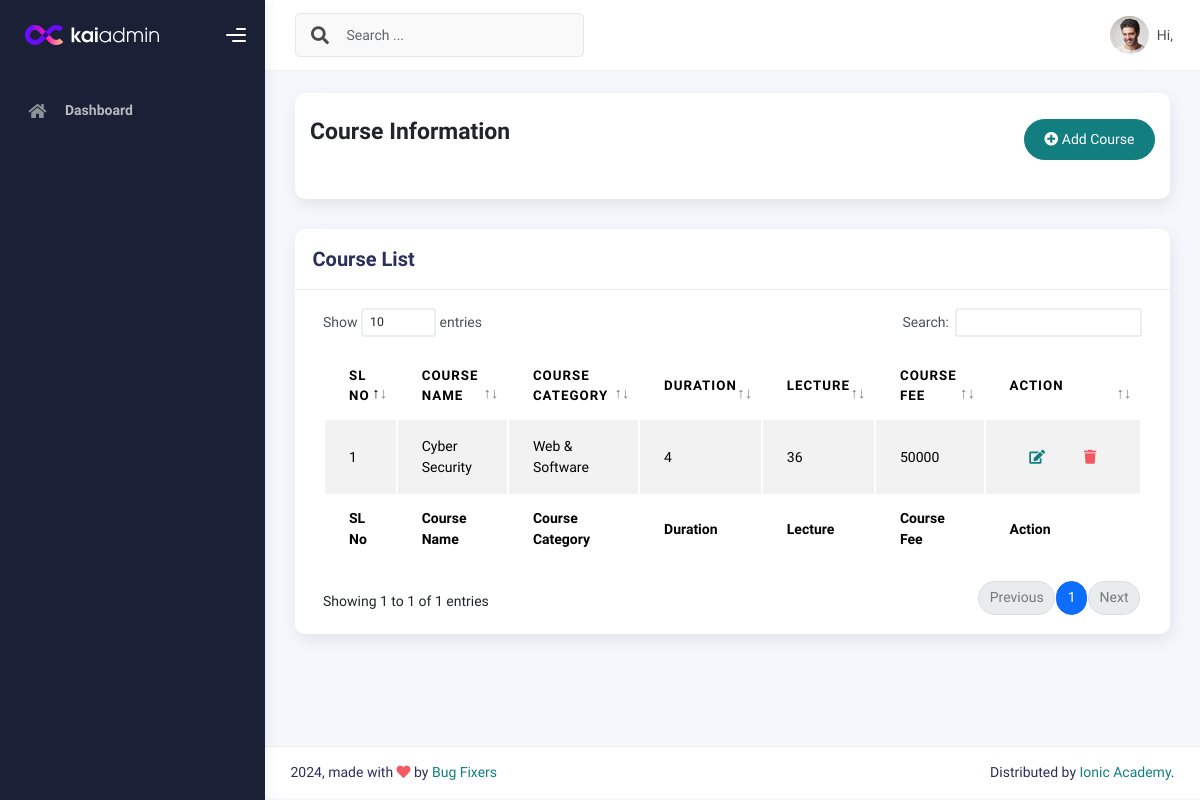
The page /courselist/ (signed in) on the database as committed earlier.
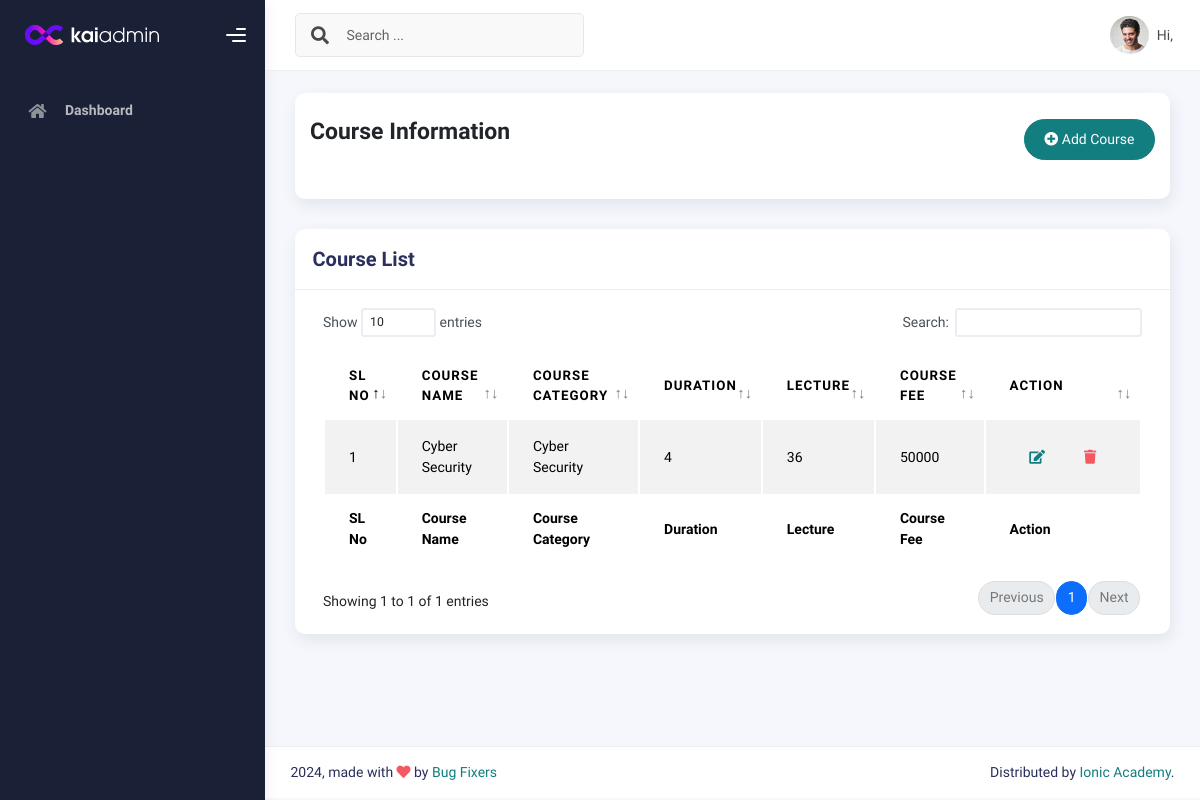
The same page on the database as committed later.
### IMSapp/models.py (models this page shows, shortened)
class CourseInfoModel(models.Model):
    CourseName=models.CharField(max_length=150, null=True)
    Sologan=models.CharField(max_length=100, null=True)
    ShortSummary=models.CharField(max_length=150, null=True)
    CourseCategory=models.ForeignKey(CourseCategoryModel,on_delete=models.SET_NULL,related_name='coursecategory', null=True)
    Lecture=models.IntegerField(null=True)
    CourseDuration=models.IntegerField(null=True)
    WeeklyClass=models.IntegerField(null=True)
    ClassDuration=models.IntegerField(null=True)
    TotalProject=models.IntegerField(null=True)
    CourseOverview=models.TextField(null=True)
    CourseCurrriculum=models.TextField(null=True)
    Software=models.TextField(max_length=200, null=True)
    CourseFor=models.TextField(null=True)
    JobPositions=models.TextField(null=True)
    CourseFee=models.IntegerField(null=True)
    IntroVideo=models.CharField(max_length=200, null=True)
    CourseImage=models.ImageField(upload_to='courseImage', null=True)

class CourseCategoryModel(models.Model):
    CategoryName = models.CharField(max_length=100,null=True)
    def __str__(self):
        return self.CategoryName

### IMSapp/courseviews.py (the view)
# urls.py: path('courselist/',courselist,name="courselist"),
@login_required
def courselist(request):
    coursedata = CourseInfoModel.objects.all()
    context = {
        'coursedata':coursedata
    }
    return render(request,'courses/courselist.html',context)

### IMSapp/templates/courses/courselist.html
{% extends "profilemaster/master.html" %}
{% block content %}
<div class="col-sm-12 col-md-12">
    <div class="card card-stats card-round">
        <div class="card-body">
            <div class="d-flex align-items-left align-items-md-center flex-column flex-md-row pt-2 pb-4">
                <div>
                    <h3 class="fw-bold mb-3">Course Information</h3>
                </div>
                <div class="ms-md-auto py-2 py-md-0">
                    <a href="{% url 'addcourse' %}" class="btn btn-primary btn-round"><i class="fas fa-plus-circle"></i> Add Course</a>
                </div>
            </div>
        </div>
    </div>
</div>
<div class="col-md-12">
    <div class="card">
      <div class="card-header">
        <h4 class="card-title">Course List</h4>
      </div>
      <div class="card-body">
        <div class="table-responsive">
          <table id="basic-datatables" class="display table table-striped table-hover">
            <thead>
              <tr>
                <th>SL No</th>
                <th>Course Name</th>
                <th>Course Category</th>
                <th>Duration</th>
                <th>Lecture</th>
                <th>Course Fee</th>
                <th>Action</th>
              </tr>
            </thead>
            <tfoot>
              <tr>
                <th>SL No</th>
                <th>Course Name</th>
                <th>Course Category</th>
                <th>Duration</th>
                <th>Lecture</th>
                <th>Course Fee</th>
                <th>Action</th>
              </tr>
            </tfoot>
            <tbody>
              {% for i in coursedata %}
                <tr>
                  <td>{{forloop.counter}}</td>
                  <td>{{i.CourseName}}</td>
                  <td>{{i.CourseCategory}}</td>
                  <td>{{i.CourseDuration}}</td>
                  <td>{{i.Lecture}}</td>
                  <td>{{i.CourseFee}}</td>
                  <td>
                    <div class="form-button-action">
                      <a href="{% url 'editcourse' i.id %}" class="btn btn-link btn-primary btn-md">
                        <i class="fa fa-edit"></i>
                      </a>
                      <a href="{% url 'deletecourse' i.id %}" class="btn btn-link btn-danger btn-md">
                        <i class="fa fa-trash"></i>
                      </a>
                    </div>
                  </td>
                </tr>
              {% endfor %}
            </tbody>
          </table>
        </div>
      </div>
    </div>
  </div>
{% endblock content %}

Rows that differ between the two databases and show on the page:
changed CourseInfoModel "Cyber Security": CourseCategory "Web & Software" → "Cyber Security"
